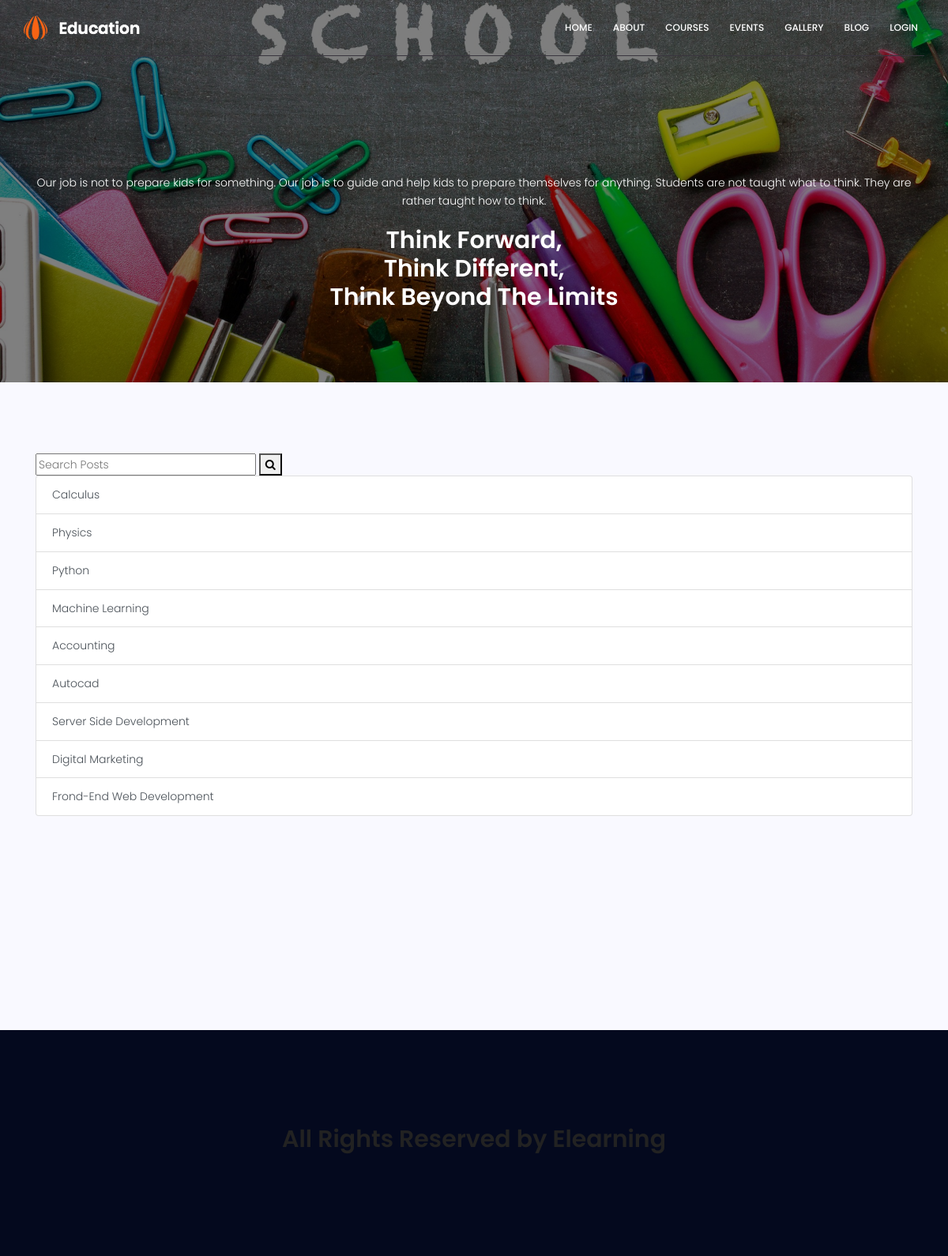
Page /forum on the committed database.
### project/models.py (models this page shows, shortened)
class subcategory(models.Model):
    name=models.CharField(max_length=200)
    details = models.TextField()
    image = models.FileField()
    category = models.ForeignKey(category, on_delete=models.CASCADE)
    syllebus=models.FileField(upload_to='documents/')

### project/views.py (the view)
# urls.py: path('forum', views.forum, name="forum"),
def forum(request):
    subcat = subcategory.objects.all()
    contex={
        "subcat":subcat
    }
    return render(request,'forum.html',contex)

### templates/forum.html (shortened to what this page needs)
	<!DOCTYPE html>
	<html lang="zxx" class="no-js">
	<head>
			{% load static %}
			<link rel="stylesheet" href="{% static 'css/linearicons.css' %}">
			<link rel="stylesheet" href="{% static 'css/font-awesome.min.css' %}">
			<link rel="stylesheet" href="{% static 'css/bootstrap.css' %}">
			<link rel="stylesheet" href="{% static 'css/magnific-popup.css' %}">
			<link rel="stylesheet" href="{% static 'css/nice-select.css' %}">
			<link rel="stylesheet" href="{% static 'css/animate.min.css' %}">
			<link rel="stylesheet" href="{% static 'css/owl.carousel.css' %}">
			<link rel="stylesheet" href="{% static 'css/jquery-ui.css' %}">
			<link rel="stylesheet" href="{% static 'css/main.css' %}">
		</head>
		<body>
		  <header id="header" id="home">
		    <div class="container main-menu">
		    	<div class="row align-items-center justify-content-between d-flex">
			      <div id="logo">
			        <a href="index.html"><img src="img/logo.png" alt="" title="" /></a>
			      </div>
			      <nav id="nav-menu-container">
			        <ul class="nav-menu">
					  {% if request.user.is_authenticated %}
						<li class="menu-has-children"><a href="{% url 'logout' %}">Logout</a></li>
						<li class="menu-has-children"><a href="{% url 'profile' %}">Profile</a></li>
						{% else %}
						<li><a href="http://127.0.0.1:8000/index">Home</a></li>
			          <li><a href="http://127.0.0.1:8000/about">About</a></li>
			          <li><a href="http://127.0.0.1:8000/courses">Courses</a></li>
			          <li><a href="http://127.0.0.1:8000/library">Events</a></li>
			          <li><a href="http://127.0.0.1:8000/gallery">Gallery</a></li>
			          <li class="menu-has-children"><a href="http://127.0.0.1:8000/blog">Blog</a></li>
						<li class="menu-has-children"><a href="{% url 'login' %}">Login</a></li>
						{% endif %}
			        </ul>
			      </nav>
		    	</div>
		    </div>
		  </header>
			<section class="banner-area relative blog-home-banner" id="home">
				<div class="overlay overlay-bg"></div>
				<div class="container">
					<div class="row d-flex align-items-center justify-content-center">
						<div class="about-content blog-header-content col-lg-12">
							<p class="text-white">
								Our job is not to prepare kids for something.
								Our job is to guide and help kids to prepare themselves for anything.
								Students are not taught what to think.
								They are rather taught how to think.
							</p>
							<h2 class="text-white">
								Think Forward,
							</h2>
							<h2 class="text-white">
								Think Different,
							</h2>
							<h2 class="text-white">
								Think Beyond The Limits
							</h2>
						</div>
					</div>
				</div>
			</section>
			<section class="top-category-widget-area pt-90 pb-90 ">
				<div class="container">
                <form class="search-form" action="" method="GET">
			                            <input placeholder="Search Posts" value="{{ request.GET.q }}" name="q" type="text" onfocus="this.placeholder = ''" onblur="this.placeholder = 'Search Posts'" >
			                            <button type="submit"><i class="fa fa-search"></i></button>
			                        </form>
                <div class="list-group">
                {% for s in subcat %}
  <a href="{% url 'forum' name=s.name %}" class="list-group-item list-group-item-action">{{s.name}}</a>
  {% endfor %}
</div>
					<div class="row">
						<div class="col-lg-4">
						</div>
					</div>
				</div>
			</section>
			<section class="post-content-area">
				<div class="container">
					<div class="row">
						<div class="col-lg-8 posts-list">
		                    <nav class="blog-pagination justify-content-center d-flex">
		                    </nav>
						</div>
					</div>
				</div>
			</section>
			<footer class="footer-area section-gap">
								<h2 class="mb-10" style="text-align: center">All Rights Reserved by Elearning</h2>
			</footer>
		</body>
	</html>

### project/static/css/main.css (style rules this page uses)
body { color:#777;font-family:"Poppins",sans-serif;font-size:14px;font-weight:300;line-height:1.625em;position:relative }
ol,ul { margin:0;padding:0;list-style:none }
a { -webkit-transition:all 0.3s ease 0s;-moz-transition:all 0.3s ease 0s;-o-transition:all 0.3s ease 0s;transition:all 0.3s ease 0s }
a,a:focus,a:hover { text-decoration:none;outline:0 }
h1,h2,h3,h4,h5,h6 { font-family:"Poppins",sans-serif;color:#222;line-height:1.2em !important;margin-bottom:0;margin-top:0;font-weight:600 }
h2,.h2 { font-size:30px }
.mb-10 { margin-bottom:10px }
.pt-90 { padding-top:90px }
.pb-90 { padding-bottom:90px }
.text-white { color:#fff }
.relative { position:relative }
.overlay { position:absolute;left:0;right:0;top:0;bottom:0 }
h2 { font-size:30px }
h1,h2,h3,h4,h5,h6 { line-height:1.5em }
.main-menu { padding-bottom:20px;padding-top:20px;border-bottom:1px solid #39353e }
#header { position:fixed;left:0;top:0;right:0;transition:all 0.5s;z-index:997 }
#header #logo img { padding:0;margin:0 }
.nav-menu,.nav-menu * { margin:0;padding:0;list-style:none }
.nav-menu li { position:relative;white-space:nowrap }
.nav-menu>li { float:left }
.nav-menu a { padding:0 8px 0px 8px;text-decoration:none;display:inline-block;color:#fff;font-weight:500;font-size:12px;text-transform:uppercase;outline:none }
.nav-menu>li { margin-left:10px }
#mobile-nav { position:fixed;top:0;padding-top:18px;bottom:0;z-index:998;background:rgba(0,0,0,0.8);left:-260px;width:260px;overflow-y:auto;transition:0.4s }
#mobile-nav ul { padding:0;margin:0;list-style:none }
#mobile-nav ul li { position:relative }
#mobile-nav ul li a { color:#fff;font-size:13px;text-transform:uppercase;overflow:hidden;padding:10px 22px 10px 15px;position:relative;text-decoration:none;width:100%;display:block;outline:none;font-weight:400 }
.section-gap { padding:120px 0 }
.banner-area { background:url(../img/banner-bg.jpg) right;background-size:cover }
.banner-area .overlay-bg { background-color:rgba(4,9,30,0.8) }
.about-content { margin-top:110px;padding:90px 0px;text-align:center }
.blog-home-banner { background:url(../img/blog/blog-home-banner.jpg) bottom;background-size:cover;padding:40 0px }
.blog-home-banner .overlay-bg { background:rgba(0,0,0,0.5) }
.blog-header-content p { margin:20px 0px }
.top-category-widget-area { background-color:#f9f9ff }
.post-content-area { background-color:#f9f9ff }
.blog-pagination { padding-top:60px;padding-bottom:120px }
.footer-area { background-color:#04091e }

### rows in the picture
subcategory: name "Calculus"
subcategory: name "Physics"
subcategory: name "Python"
subcategory: name "Machine Learning"
subcategory: name "Accounting"
subcategory: name "Autocad"
subcategory: name "Server Side Development"
subcategory: name "Digital Marketing"
subcategory: name "Frond-End Web Development"
